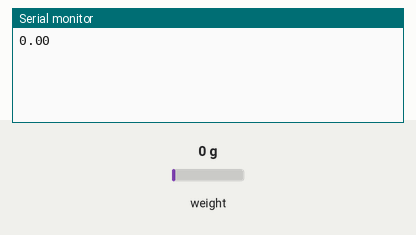
Simulated run of this sketch. Board: Arduino Uno, built with avr-gcc and run on an emulated ATmega328P. Shown: the last lines printed to the serial monitor. Inputs (shaded band) come from the test bench; at power-on: weight on the scale 0 g.

Above: at 2.2 s.
2.3 s: weight on the scale set to 100 g
At 3.6 s:
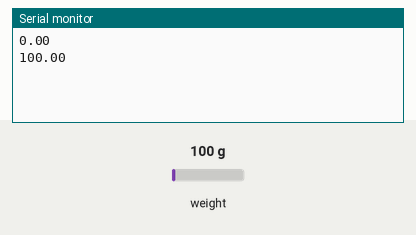
3.8 s: weight on the scale set to 1250 g
At 4.6 s:
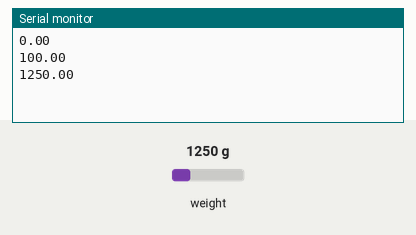
Timing chart, 0 to 6.8 s (numbered marks = the images above; inputs shaded):
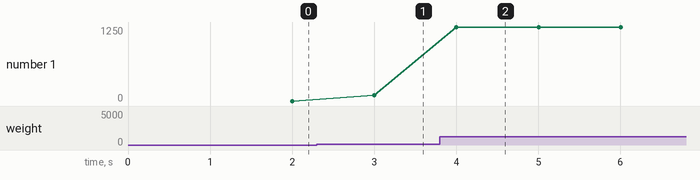

Measured:
- after the input at 2.3 s, the serial monitor: prints a new line after 0.70 s (image 1)
- after the input at 3.8 s, the serial monitor: prints a new line after 0.20 s (image 2)
- plotted number 1: 0 → 100 after the input at 2.3 s, 100 → 1250 after the input at 3.8 s

The sketch:

Scale_Calibration_2.ino
```cpp
#include "HX711.h" //Library for Hx711 load cell amplifier and A/D converter

#define DT 3      //Data OUT is connect to D3
#define SCLK 2    //Clock IN is connect to D2

HX711 scale;      //Declaring a object of type HX711

void setup() {

  Serial.begin(9600);

  scale.begin(DT, SCLK);
  scale.set_scale();
  scale.tare();

}

void loop() {
 scale.set_scale(1000);
 Serial.println(scale.get_units(10));

}
```
